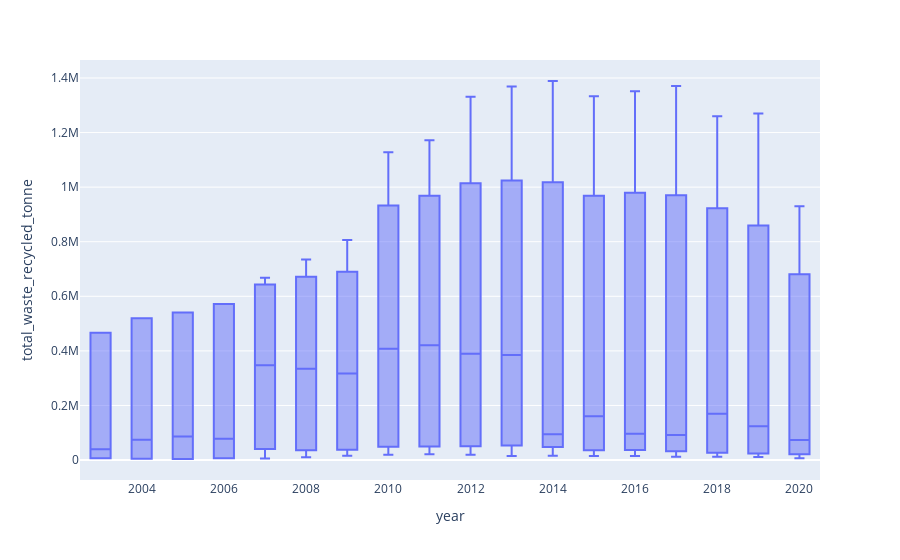

Notebook source saved alongside this figure:
### Code cell
total_data.loc[237,"total_waste_recycled_tonne"]=1260000
total_data["total_energy_saved"]= total_data.loc[:,"total_waste_recycled_tonne"]*(
   total_data.loc[:,"energy_saved"]
)

fig = px.box(total_data,x="year",y= "total_waste_recycled_tonne")
fig.update_traces(quartilemethod="exclusive")
fig.show()

### Figure 1 — Plotly figure (JSON) as saved in the notebook; plotly's stock layout.template omitted (floating-point values rounded to 4 significant figures)
{"data": [{"alignmentgroup": "True", "hovertemplate": "year=%{x}<br>total_waste_recycled_tonne=%{y}<extra></extra>", "legendgroup": "", "marker": {"color": "#636efa"}, "name": "", "notched": false, "offsetgroup": "", "orientation": "v", "quartilemethod": "exclusive", "showlegend": false, "type": "box", "x": [2003, 2003, 2003, 2004, 2004, 2004, 2005, 2005, 2005, 2006, 2006, 2006, 2007, 2007, 2007, 2007, 2008, 2008, 2008, 2008, 2009, 2009, 2009, 2009, 2010, 2010, 2010, 2010, 2011, 2011, 2011, 2011, 2012, 2012, 2012, 2012, 2013, 2013, 2013, 2013, 2014, 2014, 2014, 2014, 2014, 2015, 2015, 2015, 2015, 2015, 2016, 2016, 2016, 2016, 2016, 2017, 2017, 2017, 2017, 2017, 2018, 2018, 2018, 2018, 2018, 2019, 2019, 2019, 2019, 2019, 2020, 2020, 2020, 2020, 2020], "x0": " ", "xaxis": "x", "y": [6200, 39100, 466200, 74100, 519900, 4900, 3800, 540500, 86000, 77800, 571400, 6400, 619000, 75000, 668000, 5800, 608600, 61200, 10000, 735000, 574200, 60300, 806200, 15600, 738200, 78100, 1127500, 19200, 21400, 77000, 765000, 1171600, 696700, 82100, 1331200, 19500, 679400, 91100, 1369200, 14600, 646500, 1388900, 80000, 15700, 94700, 603700, 57800, 14600, 160400, 1333300, 607100, 59500, 1351500, 95900, 14700, 1371000, 92200, 568800, 12400, 51800, 170000, 41000, 586000, 1260000, 12000, 1270000, 449000, 37000, 124000, 11000, 7000, 73000, 36000, 930000, 432000], "y0": " ", "yaxis": "y"}], "layout": {"boxmode": "group", "legend": {"tracegroupgap": 0}, "margin": {"t": 60}, "xaxis": {"anchor": "y", "domain": [0, 1], "title": {"text": "year"}}, "yaxis": {"anchor": "x", "domain": [0, 1], "title": {"text": "total_waste_recycled_tonne"}}}}
